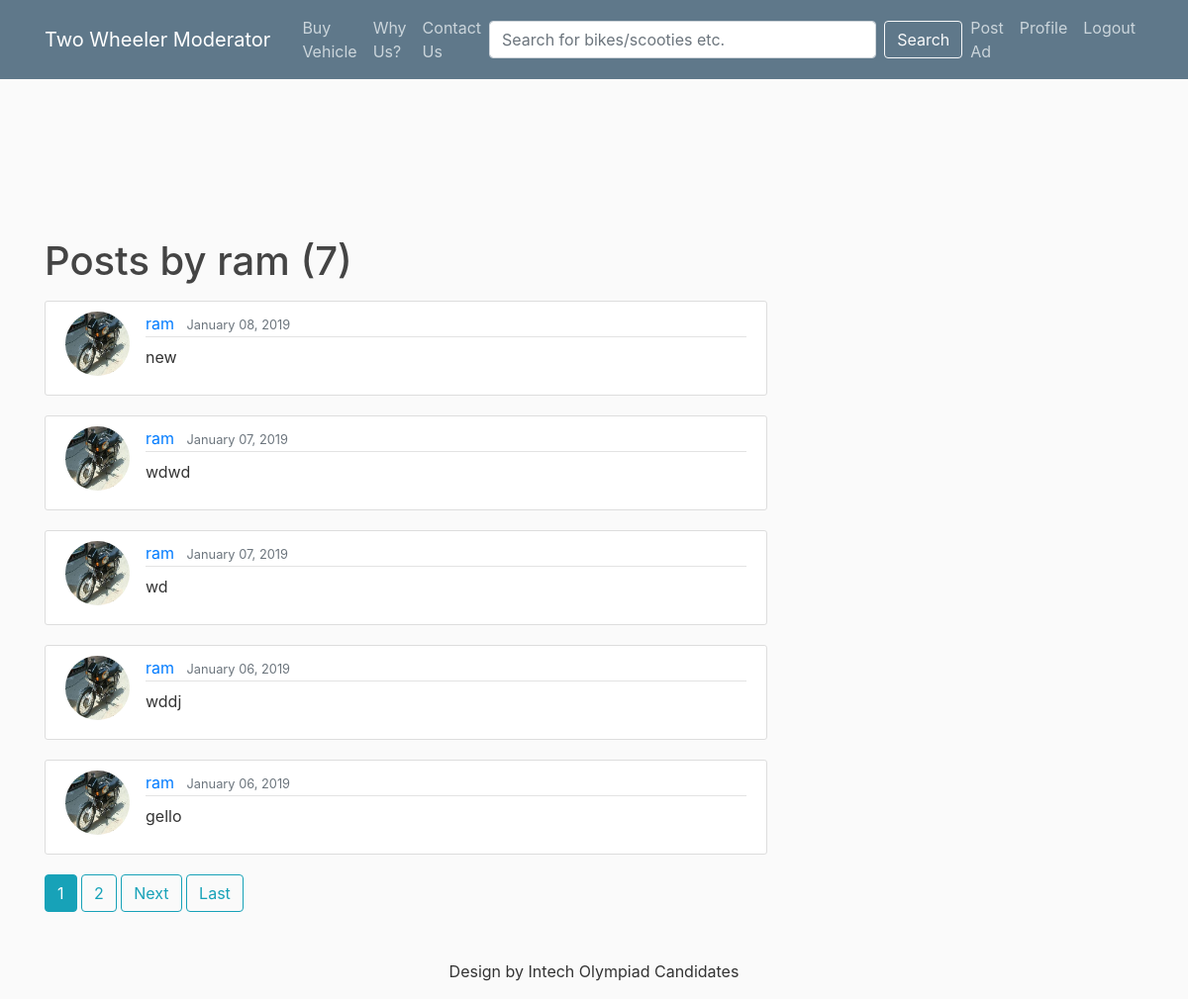
The page /user/ram (signed in) on the database its author committed.
### blog/models.py (models this page shows, shortened)
class Post(models.Model):
	vehicle_type = models.CharField(max_length=100)
	manufacturer = models.CharField(null=True, blank=True,max_length=100)
	model = models.CharField(null=True, blank=True, max_length=100)
	year_of_purchase = models.CharField(null=True, blank=True, max_length=4)
	place = models.CharField(null=True, blank=True, max_length=100)
	distance_travelled = models.CharField(null=True, blank=True, max_length=100)
	price = models.CharField(null=True, blank=True, max_length=100)
	mileage = models.CharField(null=True, blank=True, max_length=100)
	image = models.ImageField(default='default.jpg', upload_to='media')
	content = models.TextField()
	date_posted = models.DateTimeField(default=timezone.now)
	author = models.ForeignKey(User, on_delete=models.CASCADE)

### users/models.py (models this page shows, shortened)
class Profile(models.Model):
    user = models.OneToOneField(User, on_delete=models.CASCADE)
    image = models.ImageField(default='default.jpg', upload_to='profile_pics')

### blog/views.py (the view)
# urls.py: path('user/<str:username>', UserPostListView.as_view(), name='user-posts'),
class UserPostListView(ListView):
    model = Post
    template_name = 'blog/user_posts.html'  # <app>/<model>_<viewtype>.html
    context_object_name = 'posts'
    paginate_by = 5
    def get_queryset(self):
        user = get_object_or_404(User, username=self.kwargs.get('username'))
        return Post.objects.filter(author=user).order_by('-date_posted')

### blog/templates/blog/user_posts.html (shortened to what this page needs)
{% extends "blog/base.html" %}
{% block content %}
    <h1 class="mb-3">Posts by {{ view.kwargs.username }} ({{ page_obj.paginator.count }})</h1>
    {% for post in posts %}
        <article class="media content-section">
          <img class="rounded-circle article-img" src="{{ post.author.profile.image.url }}">
          <div class="media-body">
            <div class="article-metadata">
              <a class="mr-2" href="{% url 'user-posts' post.author.username %}">{{ post.author }}</a>
              <small class="text-muted">{{ post.date_posted|date:"F d, Y" }}</small>
            </div>
            <p class="article-content">{{ post.content }}</p>
          </div>
        </article>
    {% endfor %}
    {% if is_paginated %}
      {% for num in page_obj.paginator.page_range %}
        {% if page_obj.number == num %}
          <a class="btn btn-info mb-4" href="?page={{ num }}">{{ num }}</a>
        {% elif num > page_obj.number|add:'-3' and num < page_obj.number|add:'3' %}
          <a class="btn btn-outline-info mb-4" href="?page={{ num }}">{{ num }}</a>
        {% endif %}
      {% endfor %}
      {% if page_obj.has_next %}
        <a class="btn btn-outline-info mb-4" href="?page={{ page_obj.next_page_number }}">Next</a>
        <a class="btn btn-outline-info mb-4" href="?page={{ page_obj.paginator.num_pages }}">Last</a>
      {% endif %}
    {% endif %}
{% endblock content %}

### blog/static/blog/main.css (style rules this page uses)
body { background: #fafafa; color: #333333; margin-top: 15rem; }
h1, h2, h3, h4, h5, h6 { color: #444444; }
.content-section { background: #ffffff; padding: 10px 20px; border: 1px solid #dddddd; border-radius: 3px; margin-bottom: 20px; }
.article-content { white-space: pre-line; }
.article-img { height: 65px; width: 65px; margin-right: 16px; }
.article-metadata { padding-bottom: 1px; margin-bottom: 4px; border-bottom: 1px solid #e3e3e3 }

### rows shown on the page
Post: author.profile.image (picture), author "ram", date_posted "January 08, 2019", content "new"
Post: author.profile.image (picture), author "ram", date_posted "January 07, 2019", content "wdwd"
Post: author.profile.image (picture), author "ram", date_posted "January 07, 2019", content "wd"
Post: author.profile.image (picture), author "ram", date_posted "January 06, 2019", content "wddj"
Post: author.profile.image (picture), author "ram", date_posted "January 06, 2019", content "gello"

### other values the page prints
{{ view.kwargs.username }} "ram"
{{ page_obj.paginator.count }} "7"
{{ num }} "1"
{{ num }} "2"
